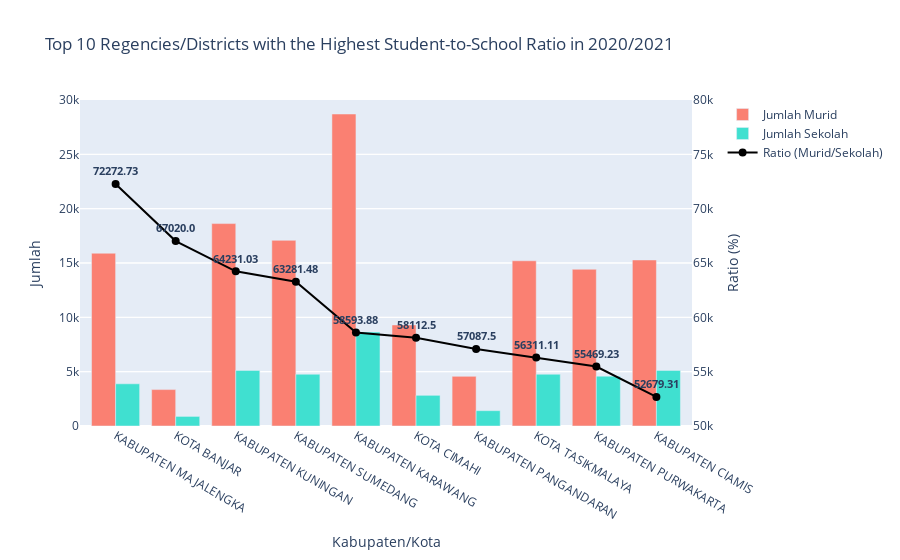

Notebook code cell kept with this figure:
### Code cell
data_filtered = final_high_school_df[final_high_school_df.tahun_ajaran == '2020/2021']
data_filtered['ratio'] = round((data_filtered['jumlah_murid'] / data_filtered['jumlah_sekolah']) * 100, 2)
data_sorted = data_filtered.nlargest(10, 'ratio')

categories = data_sorted['nama_kabupaten_kota'].tolist()
A = data_sorted['jumlah_murid'].tolist()
B = data_sorted['jumlah_sekolah'].tolist()
ratio = data_sorted['ratio'].tolist()

fig = go.Figure()
fig.add_trace(go.Bar(x=categories, y=A, name='Jumlah Murid', marker_color='salmon', offsetgroup=0, yaxis='y1'))
fig.add_trace(go.Bar(x=categories, y=B, name='Jumlah Sekolah', marker_color='turquoise', offsetgroup=1, yaxis='y2'))
fig.add_trace(go.Scatter(x=categories, y=ratio, name='Ratio (Murid/Sekolah)', mode='lines+markers+text',
                         marker=dict(color='black', size=8), text=ratio, textposition='top center', textfont=dict(weight='bold',size=11),
                         yaxis='y3'))

fig.update_layout(
    title='Top 10 Regencies/Districts with the Highest Student-to-School Ratio in 2020/2021',
    xaxis=dict(title='Kabupaten/Kota'),
    yaxis=dict(title='Jumlah', side='left', range=[0, 30000]),
    yaxis3=dict(title='Ratio (%)', overlaying='y', side='right', range=[50000, 80000]),
    yaxis2=dict(overlaying='y', side='right', range=[0, 170], position=0.85, showticklabels=False, showgrid=False 
    ),
    barmode='group',
    legend=dict(x=1.05, y=1)
)

fig.show()

### Figure 1 — Plotly figure (JSON) as saved in the notebook; plotly's stock layout.template omitted (floating-point values rounded to 4 significant figures)
{"data": [{"marker": {"color": "salmon"}, "name": "Jumlah Murid", "offsetgroup": "0", "type": "bar", "x": ["KABUPATEN MAJALENGKA", "KOTA BANJAR", "KABUPATEN KUNINGAN", "KABUPATEN SUMEDANG", "KABUPATEN KARAWANG", "KOTA CIMAHI", "KABUPATEN PANGANDARAN", "KOTA TASIKMALAYA", "KABUPATEN PURWAKARTA", "KABUPATEN CIAMIS"], "y": [15900, 3351, 18627, 17086, 28711, 9298, 4567, 15204, 14422, 15277], "yaxis": "y"}, {"marker": {"color": "turquoise"}, "name": "Jumlah Sekolah", "offsetgroup": "1", "type": "bar", "x": ["KABUPATEN MAJALENGKA", "KOTA BANJAR", "KABUPATEN KUNINGAN", "KABUPATEN SUMEDANG", "KABUPATEN KARAWANG", "KOTA CIMAHI", "KABUPATEN PANGANDARAN", "KOTA TASIKMALAYA", "KABUPATEN PURWAKARTA", "KABUPATEN CIAMIS"], "y": [22, 5, 29, 27, 49, 16, 8, 27, 26, 29], "yaxis": "y2"}, {"marker": {"color": "black", "size": 8}, "mode": "lines+markers+text", "name": "Ratio (Murid/Sekolah)", "text": ["72272.73", "67020.0", "64231.03", "63281.48", "58593.88", "58112.5", "57087.5", "56311.11", "55469.23", "52679.31"], "textfont": {"size": 11, "weight": "bold"}, "textposition": "top center", "type": "scatter", "x": ["KABUPATEN MAJALENGKA", "KOTA BANJAR", "KABUPATEN KUNINGAN", "KABUPATEN SUMEDANG", "KABUPATEN KARAWANG", "KOTA CIMAHI", "KABUPATEN PANGANDARAN", "KOTA TASIKMALAYA", "KABUPATEN PURWAKARTA", "KABUPATEN CIAMIS"], "y": [72270.0, 67020, 64230.0, 63280.0, 58590.0, 58110.0, 57090.0, 56310.0, 55470.0, 52680.0], "yaxis": "y3"}], "layout": {"barmode": "group", "legend": {"x": 1.05, "y": 1}, "title": {"text": "Top 10 Regencies/Districts with the Highest Student-to-School Ratio in 2020/2021"}, "xaxis": {"title": {"text": "Kabupaten/Kota"}}, "yaxis": {"range": [0, 30000], "side": "left", "title": {"text": "Jumlah"}}, "yaxis2": {"overlaying": "y", "position": 0.85, "range": [0, 170], "showgrid": false, "showticklabels": false, "side": "right"}, "yaxis3": {"overlaying": "y", "range": [50000, 80000], "side": "right", "title": {"text": "Ratio (%)"}}}}
